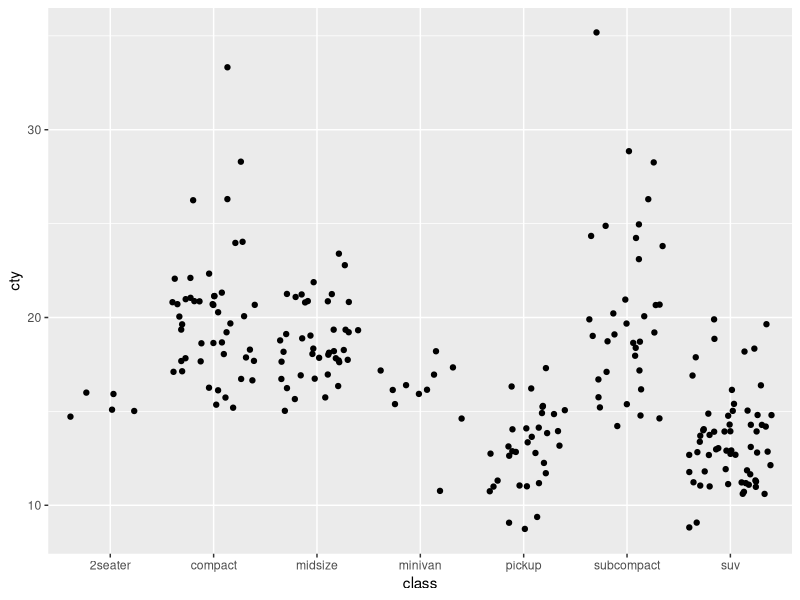

Recreate this plot in R.
## ---- chunk 1
knitr::opts_chunk$set(echo = TRUE)
library(tidyverse)
## ---- chunk 2
ggplot(data = mpg, aes(x = class, y = cty)) +
	geom_jitter()

